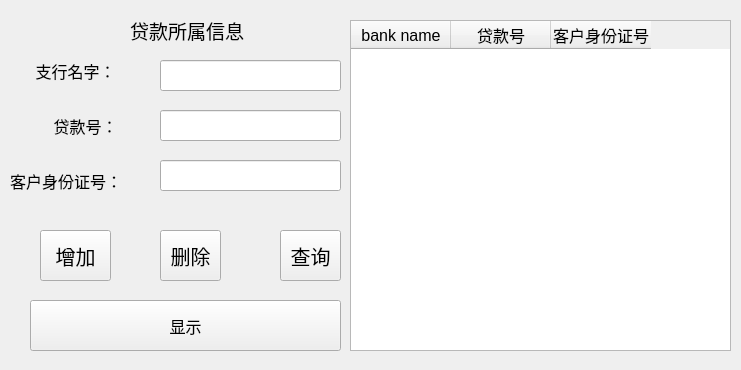
<?xml version="1.0" encoding="UTF-8"?>
<ui version="4.0">
 <class>Hold</class>
 <widget class="QWidget" name="Hold">
  <property name="geometry">
   <rect>
    <x>0</x>
    <y>0</y>
    <width>741</width>
    <height>370</height>
   </rect>
  </property>
  <property name="windowTitle">
   <string>Hold</string>
  </property>
  <widget class="QLabel" name="label_money">
   <property name="geometry">
    <rect>
     <x>10</x>
     <y>160</y>
     <width>141</width>
     <height>41</height>
    </rect>
   </property>
   <property name="font">
    <font>
     <pointsize>12</pointsize>
     <weight>50</weight>
     <bold>false</bold>
    </font>
   </property>
   <property name="text">
    <string>客户身份证号：</string>
   </property>
  </widget>
  <widget class="QPushButton" name="pushButton_sw">
   <property name="geometry">
    <rect>
     <x>30</x>
     <y>300</y>
     <width>311</width>
     <height>51</height>
    </rect>
   </property>
   <property name="font">
    <font>
     <pointsize>12</pointsize>
    </font>
   </property>
   <property name="text">
    <string>显示</string>
   </property>
  </widget>
  <widget class="QPushButton" name="pushButton_del">
   <property name="geometry">
    <rect>
     <x>160</x>
     <y>230</y>
     <width>61</width>
     <height>51</height>
    </rect>
   </property>
   <property name="font">
    <font>
     <pointsize>15</pointsize>
    </font>
   </property>
   <property name="text">
    <string>删除</string>
   </property>
  </widget>
  <widget class="QLineEdit" name="lineEdit_ID_card">
   <property name="geometry">
    <rect>
     <x>160</x>
     <y>160</y>
     <width>181</width>
     <height>31</height>
    </rect>
   </property>
   <property name="font">
    <font>
     <pointsize>12</pointsize>
    </font>
   </property>
  </widget>
  <widget class="QPushButton" name="pushButton_add">
   <property name="geometry">
    <rect>
     <x>40</x>
     <y>230</y>
     <width>71</width>
     <height>51</height>
    </rect>
   </property>
   <property name="font">
    <font>
     <pointsize>15</pointsize>
    </font>
   </property>
   <property name="text">
    <string>增加</string>
   </property>
  </widget>
  <widget class="QTableWidget" name="table">
   <property name="geometry">
    <rect>
     <x>350</x>
     <y>20</y>
     <width>381</width>
     <height>331</height>
    </rect>
   </property>
   <property name="minimumSize">
    <size>
     <width>0</width>
     <height>300</height>
    </size>
   </property>
   <property name="font">
    <font>
     <pointsize>12</pointsize>
    </font>
   </property>
   <column>
    <property name="text">
     <string>bank name</string>
    </property>
   </column>
   <column>
    <property name="text">
     <string>贷款号</string>
    </property>
   </column>
   <column>
    <property name="text">
     <string>客户身份证号</string>
    </property>
   </column>
  </widget>
  <widget class="QLabel" name="label_BN">
   <property name="geometry">
    <rect>
     <x>-10</x>
     <y>50</y>
     <width>171</width>
     <height>41</height>
    </rect>
   </property>
   <property name="font">
    <font>
     <pointsize>12</pointsize>
    </font>
   </property>
   <property name="text">
    <string>支行名字：</string>
   </property>
   <property name="alignment">
    <set>Qt::AlignCenter</set>
   </property>
  </widget>
  <widget class="QLineEdit" name="lineEdit_BN">
   <property name="geometry">
    <rect>
     <x>160</x>
     <y>60</y>
     <width>181</width>
     <height>31</height>
    </rect>
   </property>
   <property name="font">
    <font>
     <pointsize>12</pointsize>
    </font>
   </property>
  </widget>
  <widget class="QLabel" name="label_ID">
   <property name="geometry">
    <rect>
     <x>20</x>
     <y>110</y>
     <width>131</width>
     <height>31</height>
    </rect>
   </property>
   <property name="font">
    <font>
     <pointsize>12</pointsize>
     <weight>50</weight>
     <bold>false</bold>
    </font>
   </property>
   <property name="text">
    <string>贷款号：</string>
   </property>
   <property name="alignment">
    <set>Qt::AlignCenter</set>
   </property>
  </widget>
  <widget class="QPushButton" name="pushButton_che">
   <property name="geometry">
    <rect>
     <x>280</x>
     <y>230</y>
     <width>61</width>
     <height>51</height>
    </rect>
   </property>
   <property name="font">
    <font>
     <pointsize>15</pointsize>
    </font>
   </property>
   <property name="text">
    <string>查询</string>
   </property>
  </widget>
  <widget class="QLineEdit" name="lineEdit_ID">
   <property name="geometry">
    <rect>
     <x>160</x>
     <y>110</y>
     <width>181</width>
     <height>31</height>
    </rect>
   </property>
   <property name="font">
    <font>
     <pointsize>12</pointsize>
    </font>
   </property>
  </widget>
  <widget class="QLabel" name="label_2">
   <property name="geometry">
    <rect>
     <x>130</x>
     <y>10</y>
     <width>161</width>
     <height>41</height>
    </rect>
   </property>
   <property name="font">
    <font>
     <pointsize>14</pointsize>
    </font>
   </property>
   <property name="text">
    <string>贷款所属信息</string>
   </property>
  </widget>
 </widget>
 <resources/>
 <connections/>
</ui>
